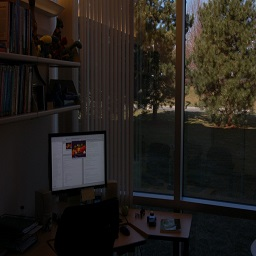
%> input picture DIP/Assignment #1/office.jpg, 256 x 256 px
$ octave q2_2.m   (GNU Octave 9; MATLAB toolbox functions it lacks are replaced by stand-ins)
%> lines starting %> are read from the running program, lines starting %| are printed output that depends on the picture
img = imread('office.jpg');
%> img is the input picture: size 256x256x3 uint8; mean R, G, B 35.5, 31.6, 27.3

% Take size of image and compute number of pixels. %
im_size = size(img);
%> im_size = [256 256 3]
num_pixels = im_size(1)*im_size(2);
%> num_pixels = 65536
outimg=img;
for k=1:3
im=img(:,:,k);
% Take histograms of each channel. %
hist = imhist(im(:,:));


% Find cummulative histograms. %
sum = 0;
cum_hist = [];
for i=1:256
    sum = sum + hist(i);
    cum_hist(i) = sum;
end

% Normalization. %
cum_hist = cum_hist/(im_size(1)*im_size(2));

% Make ramp function. %
ramp_func = [];
for i=1:256
    if(i<=100)
        ramp_func(i) = 0;
    elseif (i<151)
        ramp_func(i) = ramp_func(i-1) + ((im_size(1)*im_size(2))/255)*(i-100)/50;
    else
        ramp_func(i) = ramp_func(i-1);
    end
end

% Normalize the ramp function. %
ramp_func = ramp_func/(im_size(1)*im_size(2));

% Find cummulative of ramp function. %
cum_ramp = [];
sum_ramp = 0;
for i=1:256
    sum_ramp = sum_ramp + ramp_func(i);
    cum_ramp(i) = sum_ramp;
end

map = zeros(256,1);

for i=1:256

    [~, closest_match] = min(abs(cum_ramp - cum_hist(i)));
    map(i) = closest_match(1);
end

out = zeros(im_size(1), im_size(2));
for i=1:im_size(1)
    for j=1:im_size(2)
        out(i,j) = map(im(i,j)+1);
    end
end
outimg(:,:,k)=out;
end
%> this loop made 3 passes
%> pass 1, `im=img(:,:,k);`:
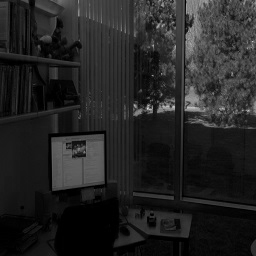
%> im: size 256x256 uint8; min 0, max 220, mean 35.5
%> pass 2, `im=img(:,:,k);`:
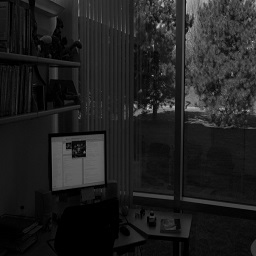
%> im: size 256x256 uint8; min 0, max 204, mean 31.6
%> pass 3, `im=img(:,:,k);`:
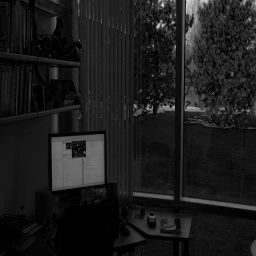
%> im: size 256x256 uint8; min 0, max 217, mean 27.3
%> after the loop:
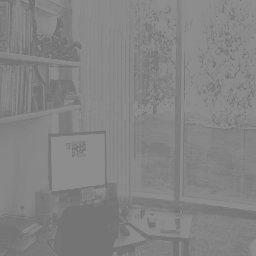
%> out: size 256x256 double; min 116, max 141, mean 131.4
%> after the loop, cum_hist = 256 values from 0.0675 to 1; cum_ramp = 256 values from 0 to 12.33; map = 256 values from 116 to 141; ramp_func = 256 values from 0 to 0.1
final_image = uint8(outimg);
figure, imshow(im)
figure, imshow(final_image)
